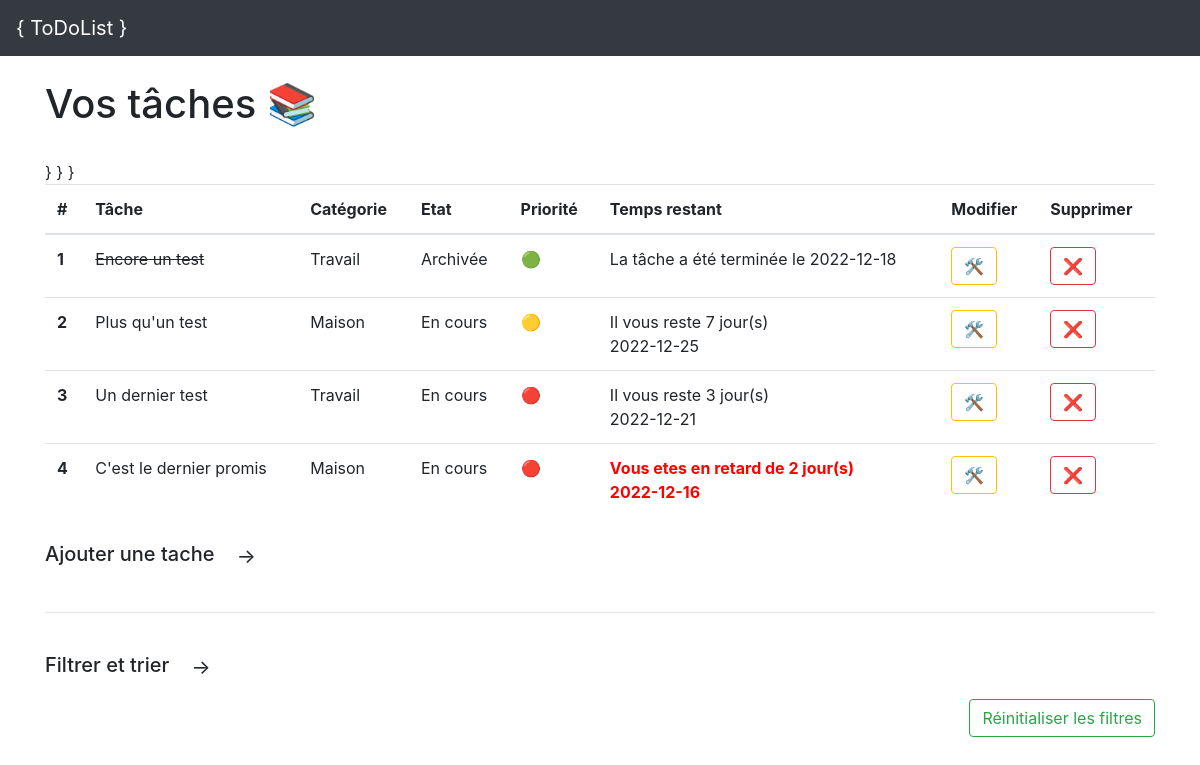
Before: / with the older database file.
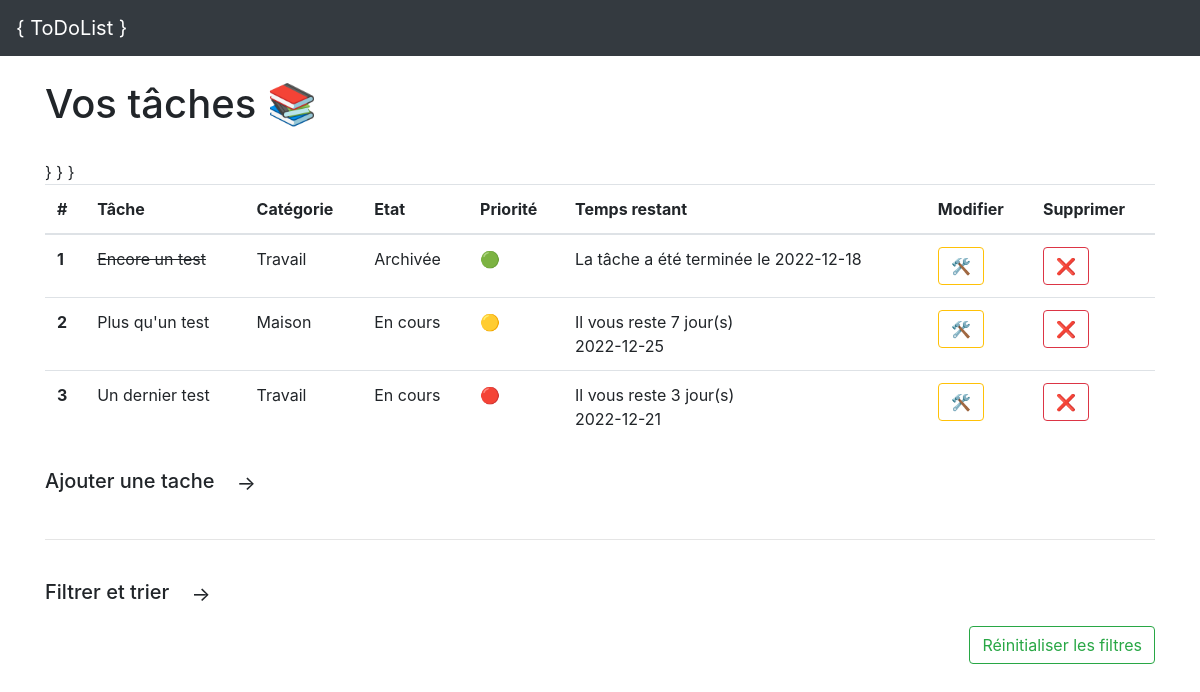
After: the same page with the newer database file.
### tables this page shows
CREATE TABLE "Taches" (
	"titre"	TEXT NOT NULL DEFAULT 'length(titre)<=50',
	"idCategorie"	INTEGER NOT NULL,
	"idEtat"	TEXT NOT NULL DEFAULT 1,
	"idPriorite"	INTEGER NOT NULL,
	"dateEcheance"	TEXT NOT NULL,
	"dateFin"	TEXT,
	"idTache"	INTEGER NOT NULL PRIMARY KEY AUTOINCREMENT UNIQUE,
	FOREIGN KEY("idPriorite") REFERENCES "Priorite"("idPriorite"),
	FOREIGN KEY("idEtat") REFERENCES "Etat"("idEtat"),
	FOREIGN KEY("idCategorie") REFERENCES "Categorie"("idCategorie")
);

CREATE TABLE "Categorie" (
	"nom"	TEXT,
	"idCategorie"	INTEGER NOT NULL PRIMARY KEY AUTOINCREMENT UNIQUE
);

CREATE TABLE "Etat" (
	"nom"	TEXT,
	"idEtat"	INTEGER NOT NULL PRIMARY KEY AUTOINCREMENT UNIQUE
);

### main.py (the view)
@app.route("/")
def accueillir():
    return render_template("accueil.html", results=maj())

### databases/bdd.py (called while the page is built)
    def request(self, choice: str, parameters=None):
        if parameters is None:
            parameters = []
        results = []
        try:
            command = self.sql_request_dictionary[str(choice)]
        except KeyError:
            return "Choice does not exist"
        results += self.execute(command=command, parameters=parameters)
        return results

    def execute(self, command, parameters):
        cursor = self.database.cursor()  # Placing cursor
        result_list = cursor.execute(command, parameters)  # Execute a sql request
        self.database.commit()
        return result_list.fetchall()

### main.py (called while the page is built)
def maj():
    new_results = database.request("get_all")
    return new_results

### templates/accueil.html (shortened to what this page needs)
{% extends "base.html" %}
{% block contenu %}
<h1>Vos tâches 📚</h1>
<br>
<table class="table table-hover">
    <thead>
    <tr>
        <th scope="col">#</th>
        <th scope="col">Tâche</th>
        <th scope="col">Catégorie</th>
        <th scope="col">Etat</th>
        <th scope="col">Priorité</th>
        <th scope="col">Temps restant</th>
        <th scope="col">Modifier</th>
        <th scope="col">Supprimer</th>
    </tr>
    </thead>
    <tbody>
    {% for tache in results %}
    <tr>
        <th scope="row">{{ results.index(tache) + 1 }}</th>
        {% if tache[2] == 'En cours' %}
        <td>{{ tache[0] }}</td>
        {% else %}
        <td><s>{{ tache[0] }}</s></td>
        {% endif %}
        <td>{{ tache[1] }}</td>
        <td>{{ tache[2] }}</td>
        {% if tache[3] == 'Basse' %}}
        <td>🟢</td>
        {% elif tache[3] == 'Moyenne' %}
        <td>🟡</td>
        {% else %}
        <td>🔴</td>
        {% endif %}
        {% if tache[6]+1 > 0 and tache[2] == 'En cours' %}}
        <td>Il vous reste {{ tache[6]+1 }} jour(s)<br> {{ tache[4] }}</td>
        {% elif tache[6]+1 <= 0 and tache[2] == 'En cours'%}
        <td class="retard">Vous etes en retard de {{ -tache[6] }} jour(s)<br> {{ tache[4] }}</td>
        {% else %}
        <td>La tâche a été terminée le {{ tache[5] }}</td>
        {% endif %}
        <td>
            <form action="/ouvrir_modfier" method="POST">
                <button
                        type="submit" class="btn btn-outline-warning" name="tache" value="{{ tache }}">🛠️
                </button>
            </form>
        </td>
        <td>
            <form action="/supprimer" method="POST">
                <button type="submit" class="btn btn-outline-danger" name="idTache" value="{{ tache[-1] }}"
                        onclick="SendNotif('a bien été supprimée.', task_name='{{ tache[0] }}')">❌
                </button>
            </form>
        </td>
    </tr>
    {% endfor %}
    </tbody>
</table>
<h5>Ajouter une tache
    <button class="btn btn_light btn-lg" id="buttonAjouter" onclick="unhideAjouter()">→</button>
</h5>
<br>
<hr>
<div>
    <h5>Filtrer et trier
        <button class="btn btn_light btn-lg" id="buttonFiltrer" onclick="unhideFiltrer()">→</button>
    </h5>
    <form action="/reinitialiser" method="POST" id="reinitialiser">
        <button
                type="submit" class="btn btn-outline-success">Réinitialiser les filtres
        </button>
    </form>
</div>
<br>
{% endblock %}

### templates/base.html (shortened to what this page needs)
<!doctype html>
<html lang="fr">
<head>
    <link rel="stylesheet" href="https://stackpath.bootstrapcdn.com/bootstrap/4.4.1/css/bootstrap.min.css">
    <link rel="stylesheet" href="{{ url_for('static', filename='base.css') }}"/>
</head>
<body>
    <nav class="navbar navbar-expand-lg navbar-dark bg-dark">
        <a class="navbar-brand" href="#">{ ToDoList }</a>
    </nav>
    <div class="container">
        <br />
        {% block contenu %}
        {% endblock %}
    </div>
</body>
</html>

### static/base.css (style rules this page uses)
#reinitialiser { display: flex; justify-content: flex-end; margin-right: 0px; margin-top: 0px; }
hr { margin-top: 0px; margin-bottom: 30px; }

Changed rows visible on the page:
removed Taches: results "4", titre "C'est le dernier promis", nom "Maison", nom "En cours", idCategorie "2", dateEcheance "2022-12-16"
